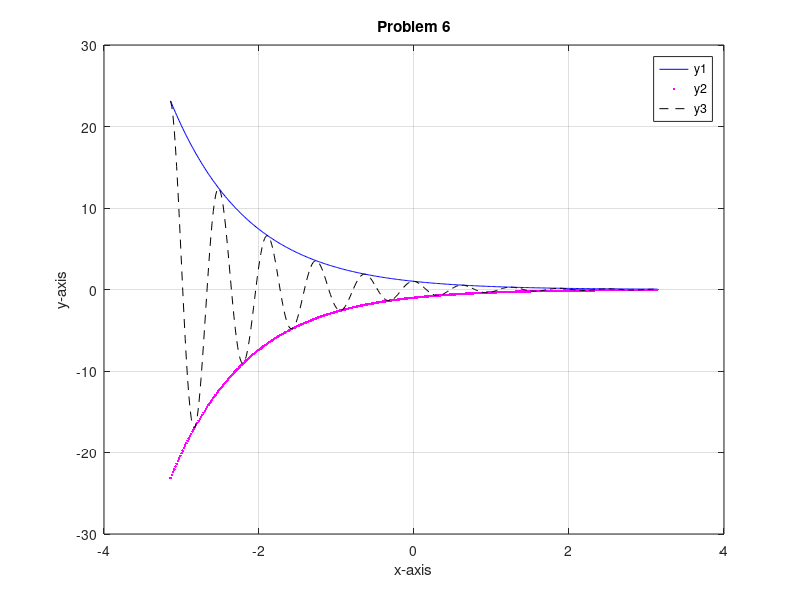

Reproduce this figure in MATLAB.
%Problem 6
x=linspace(-pi, pi, 400);
%equations
y1=exp(-x); 
y2=-exp(-x);
y3=exp(-x).*cos(10.*x);
%the plot
plot(x, y1, 'b')
hold on
plot(x, y2, '.m')
plot(x, y3, '--k')
hold off
%graph changes
legend('y1','y2','y3')
title('Problem 6')
xlabel('x-axis') 
ylabel('y-axis') 
grid